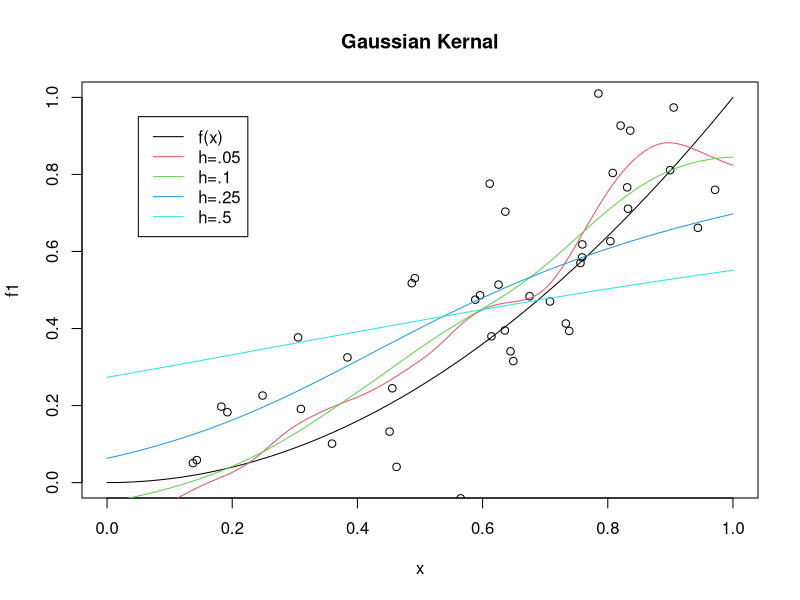
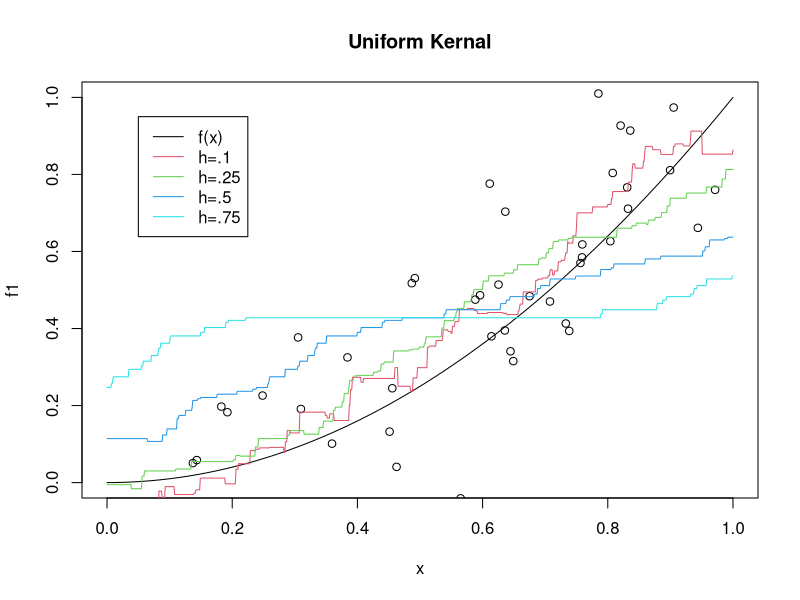
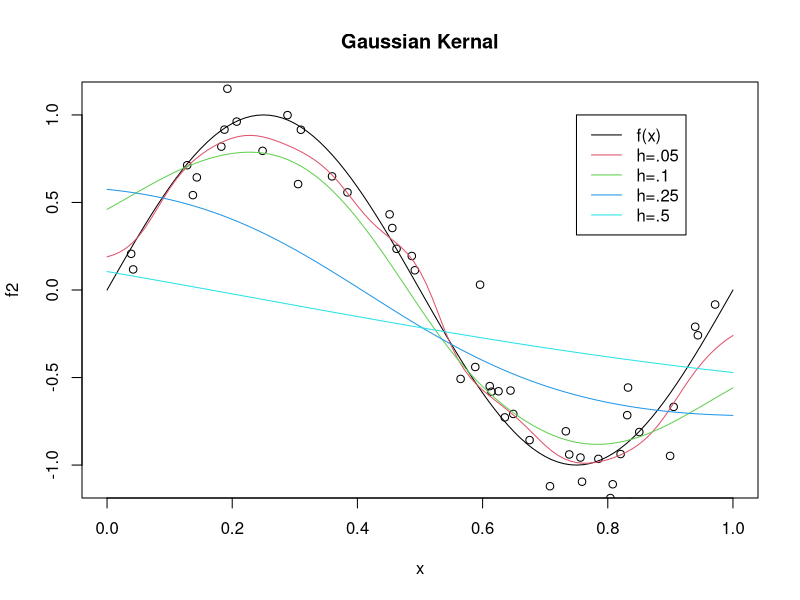
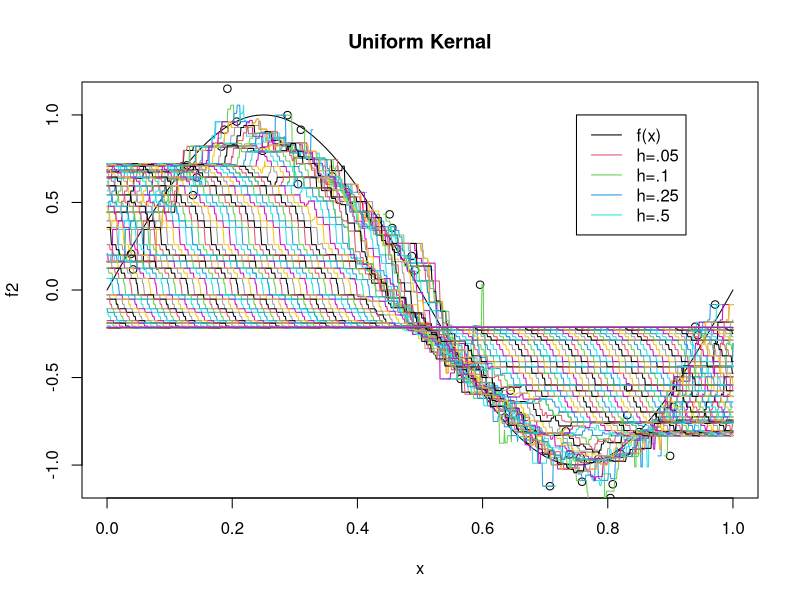

Write the R code that produced these figures, in order.
#######################################
############ Generate Data ############
#######################################

# Functions

f1 <- function(x){
	x^2
}

f2 <- function(x){
	sin(2*pi*x)
}

#Generate data

x <- runif(50)

y1 <- f1(x)+rnorm(50,0,.2)
y2 <- f2(x)+rnorm(50,0,.2)

# Center data

y1a <- y1 -mean(y1)
y2a <- y2 - mean(y2)
xa  <- x - mean(x)

#######################################
###### Build Weighting Functions ######
#######################################

#Kernal Functions

#Uniform Kernal

k1 <- function(x){
	as.numeric(ifelse(abs(x)<=1,1,0))
}

#Gaussian Kernal

k2 <- function(x){
	exp(-(x^2)/2)
}

#Weighting Function

w <- function(x,x.star,h,K){
	(1/h)*K((x-x.star)/h)
}

#######################################
################ Plots ################
#######################################

#Plot f1 - Gaussian Kernal

plot(f1,main='Gaussian Kernal')
points(x,y1)

h <- c(.05,.1,.25,.5)

for (j in 1:length(h)){
new.x <- seq(0,1,by=.01)-mean(x)

x.est <- rep(0,length(new.x))
	for (i in 1:length(new.x)){
		temp <- w(xa,new.x[i],h[j],k2)
		x.est[i] <- sum((temp/sum(temp))*y1a)
	}

points(new.x+mean(x),x.est+mean(y1),type='l',col=j+1)
}
legend(.05,.95,legend=c('f(x)','h=.05','h=.1','h=.25','h=.5'),lty=1,col=1:5)

#Plot f1 - Uniform Kernal

plot(f1,main='Uniform Kernal')
points(x,y1)

h <- c(.1,.25,.5,.75)

for (j in 1:length(h)){
new.x <- seq(0,1,by=.001)-mean(x)

x.est <- rep(0,length(new.x))
	for (i in 1:length(new.x)){
		temp <- w(xa,new.x[i],h[j],k1)
		x.est[i] <- sum((temp/sum(temp))*y1a)
	}

points(new.x+mean(x),x.est+mean(y1),type='l',col=j+1)
}
legend(.05,.95,legend=c('f(x)','h=.1','h=.25','h=.5','h=.75'),lty=1,col=1:5)

#Plot f2 Gaussian Kernal

plot(f2,main='Gaussian Kernal',ylim=c(-1.1,1.1))
points(x,y2)

h <- c(.05,.1,.25,.5)

for (j in 1:length(h)){
new.x <- seq(0,1,by=.01)-mean(x)

x.est <- rep(0,length(new.x))
	for (i in 1:length(new.x)){
		temp <- w(xa,new.x[i],h[j],k2)
		x.est[i] <- sum((temp/sum(temp))*y2a)
	}

points(new.x+mean(x),x.est+mean(y2),type='l',col=j+1)
}
legend(.75,1,legend=c('f(x)','h=.05','h=.1','h=.25','h=.5'),lty=1,col=1:5)

#Plot f2 Uniform Kernal

plot(f2,main='Uniform Kernal',ylim=c(-1.1,1.1))
points(x,y2)

h <- c(.05,.1,.25,.5)

for (j in 1:length(h)){
new.x <- seq(0,1,by=.001)-mean(x)

x.est <- rep(0,length(new.x))
	for (i in 1:length(new.x)){
		temp <- w(xa,new.x[i],h[j],k1)
		x.est[i] <- sum((temp/sum(temp))*y2a)
	}

points(new.x+mean(x),x.est+mean(y2),type='l',col=j+1)
}
legend(.75,1,legend=c('f(x)','h=.05','h=.1','h=.25','h=.5'),lty=1,col=1:5)

######################################
########## Cross Validation ##########
######################################
h <- seq(0:.5,by=.01)



for (j in 1:length(h)){
new.x <- seq(0,1,by=.001)-mean(x)

x.est <- rep(0,length(new.x))
	for (i in 1:length(new.x)){
		temp <- w(xa,new.x[i],h[j],k1)
		x.est[i] <- sum((temp/sum(temp))*y2a)
	}

points(new.x+mean(x),x.est+mean(y2),type='l',col=j+1)
}
